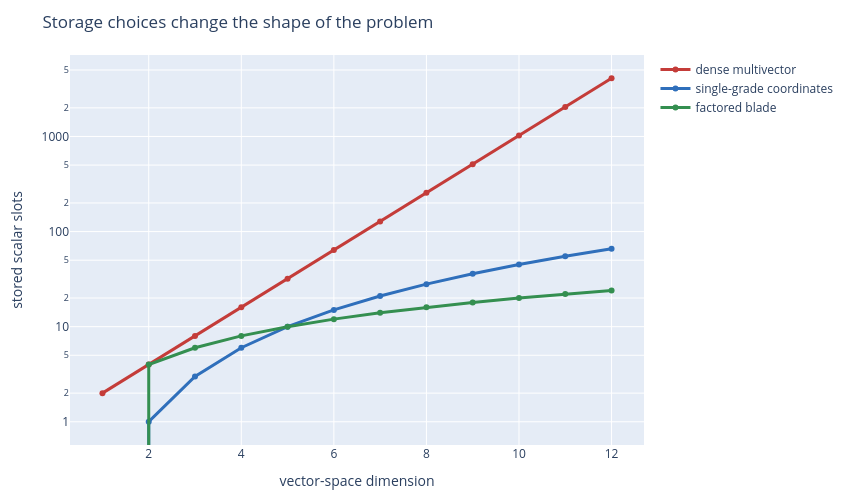

Write notebook code for a chart like this one.
### Markdown cell above
## Storage Growth And Sparsity

The phrase `2^n coordinates` is true but incomplete. A full multivector in an `n`-dimensional vector space has `2^n` basis coordinates. A pure grade-2 object has only `n choose 2` possible coordinates. A factored 2-blade can be stored as two length-`n` vectors. These counts do not settle every engineering decision, but they explain why implementations often specialize by grade, known object type, or application model.

For low-dimensional computer-graphics algebras, dense coordinates may be entirely reasonable. For a conformal model with fixed dimension, a carefully specialized dense layout can be very fast. For higher-dimensional algebras or algorithms that preserve simple blades, sparse and factored representations can change an impossible memory profile into a manageable one. The right question is not just how many coordinates exist; it is how many coordinates the algorithm actually touches.

### Code cell
profiles = storage_profile(max_dimension=12, blade_grade=2)
with ARTIFACTS["storage_csv"].open("w", newline="", encoding="utf-8") as handle:
    writer = csv.DictWriter(handle, fieldnames=list(profiles[0]))
    writer.writeheader()
    writer.writerows(profiles)

fig_storage = storage_profile_figure(profiles)
fig_storage.write_html(ARTIFACTS["storage_html"], include_plotlyjs="cdn")

print("n=12 dense slots:", profiles[-1]["dense_multivector"])
print("n=12 grade-2 slots:", profiles[-1]["single_grade"])
print("n=12 factored 2-blade slots:", profiles[-1]["factored_blade"])

assert profiles[-1]["dense_multivector"] == 4096
assert profiles[-1]["single_grade"] == 66
assert profiles[-1]["factored_blade"] == 24
fig_storage

### Figure 1 — Plotly figure (JSON) as saved in the notebook; plotly's stock layout.template omitted (floating-point values rounded to 4 significant figures)
{"data": [{"line": {"color": "#c43c39", "width": 3}, "mode": "lines+markers", "name": "dense multivector", "type": "scatter", "x": [1, 2, 3, 4, 5, 6, 7, 8, 9, 10, 11, 12], "y": [2, 4, 8, 16, 32, 64, 128, 256, 512, 1024, 2048, 4096]}, {"line": {"color": "#2f6fbb", "width": 3}, "mode": "lines+markers", "name": "single-grade coordinates", "type": "scatter", "x": [1, 2, 3, 4, 5, 6, 7, 8, 9, 10, 11, 12], "y": [0, 1, 3, 6, 10, 15, 21, 28, 36, 45, 55, 66]}, {"line": {"color": "#348f50", "width": 3}, "mode": "lines+markers", "name": "factored blade", "type": "scatter", "x": [1, 2, 3, 4, 5, 6, 7, 8, 9, 10, 11, 12], "y": [0, 4, 6, 8, 10, 12, 14, 16, 18, 20, 22, 24]}], "layout": {"height": 500, "hovermode": "x unified", "margin": {"b": 55, "l": 70, "r": 20, "t": 55}, "title": {"text": "Storage choices change the shape of the problem"}, "width": 850, "xaxis": {"title": {"text": "vector-space dimension"}}, "yaxis": {"title": {"text": "stored scalar slots"}, "type": "log"}}}
